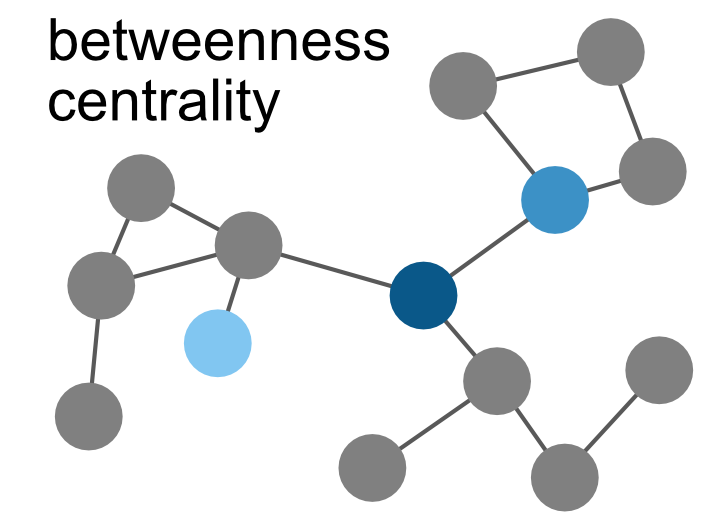
#> input picture Images/BC.png, 720 x 529 px, given in place of mea-nap-logo.png, which was not available
$ python make_meastim_logo.py
#> lines starting #> are read from the running program, lines starting #| are printed output that depends on the picture; after the words box and inside, x2 and y2 are one past the last pixel; in counts of white or black regions, pixels touching at a corner belong together
"""Make the MEA-Stim logo from the MEA-NAP logo's own artwork.

The neurons and the letters M, E and A are lifted from ``mea-nap-logo.png``; the
rest (bolt, sparks, network S, T, I) is drawn here. Coordinates are that logo's
pixels. Not part of the build: run it by hand after changing something here, and
commit the PNG it writes.
"""

import math
from pathlib import Path

import numpy as np
from PIL import Image, ImageDraw

ASSETS = Path(__file__).resolve().parents[1] / "src" / "meanap" / "gui" / "assets"
SOURCE = ASSETS / "mea-nap-logo.png"
OUT = ASSETS / "meastim-logo.png"

BLUE = (23, 135, 214, 255)
GREEN = (126, 160, 14, 255)
YELLOW = (253, 181, 1, 255)
GREY = (166, 166, 166, 255)

WIDTH, HEIGHT = 1038, 675
SUPERSAMPLE = 4

#: Horizontal extent of the wordmark, which the neurons are centred over.
WORDMARK_X = (34, 1003)
#: Left edge, right edge and destination x of each letter reused from the source.
LETTERS = [(30, 180, 30), (214, 292, 214), (313, 444, 313), (30, 180, 860)]
HYPHEN = (467, 543, 530, 560)
#: Same stroke (20) and cap height (466-593) as the source's letters.
T_BAR = (706, 466, 798, 485)
T_STEM = (742, 466, 762, 593)
I_STEM = (822, 466, 842, 593)

#: The S: top right, top left, middle left, middle right, bottom right, bottom left.
S = [(667, 463), (550, 463), (537, 527), (654, 527), (641, 590), (524, 590)]
#: The yellow network behind it, and which of its nodes join which, or join the S.
NODES = {"a": (496, 432), "b": (583, 436), "c": (481, 476), "d": (606, 495),
         "f": (512, 549), "g": (686, 552), "h": (596, 558), "i": (486, 618),
         "j": (641, 636), "k": (574, 636)}
EDGES = ["ab", "ac", "cf", "fi", "bd", "ik", "hk", "hj", "dg"]
EDGES_TO_S = [("b", 0), ("c", 1), ("d", 0), ("d", 2), ("g", 0), ("h", 3),
              ("h", 5), ("f", 2), ("i", 5), ("k", 5), ("j", 4)]

#: The bolt's outline in a unit box, with the tip that strikes the neuron at index 3.
BOLT = [(.58, 0), (.08, .56), (.44, .56), (.28, 1), (.92, .36), (.54, .36), (.84, 0)]
BOLT_TIP, BOLT_ANGLE, BOLT_SIZE = (892, 126), -68, (92, 178)
SPARKS = [(968, 92, 992, 76), (983, 128, 1012, 124),
          (957, 206, 972, 228), (872, 205, 858, 226)]

#: Bridges the middle neuron's process where the removed dark neuron's hand covered it.
BRIDGE = [(1236, 347), (1255, 347), (1274, 339), (1280, 351), (1262, 356), (1238, 361)]


class Layer:
    """A transparent layer drawn supersampled, so its edges come out antialiased."""

    def __init__(self, width: int = WIDTH) -> None:
        self.size = (width, HEIGHT)
        self.im = Image.new("RGBA", (width * SUPERSAMPLE, HEIGHT * SUPERSAMPLE), (0, 0, 0, 0))
        self.draw = ImageDraw.Draw(self.im)

    @staticmethod
    def _scaled(points):
        return [(x * SUPERSAMPLE, y * SUPERSAMPLE) for x, y in points]

    def line(self, a, b, width, colour):
        self.draw.line(self._scaled([a, b]), fill=colour, width=int(width * SUPERSAMPLE))

    def dot(self, centre, radius, colour):
        x, y = self._scaled([centre])[0]
        r = radius * SUPERSAMPLE
        self.draw.ellipse((x - r, y - r, x + r, y + r), fill=colour)

    def polygon(self, points, colour):
        self.draw.polygon(self._scaled(points), fill=colour)

    def rect(self, box, colour):
        x0, y0, x1, y1 = box
        self.draw.rectangle((*self._scaled([(x0, y0)])[0], *self._scaled([(x1, y1)])[0]),
                            fill=colour)

    def image(self) -> Image.Image:
        return self.im.resize(self.size, Image.BOX)


def split_source():
    """The source logo as three-neuron artwork, and a function that cuts out a letter."""
    src = np.asarray(Image.open(SOURCE).convert("RGBA")).astype(int)
    r, g, b, alpha = (src[..., i] for i in range(4))
    yy, xx = np.mgrid[:src.shape[0], :src.shape[1]]

    def masked(mask):
        out = src.copy()
        out[~mask, 3] = 0
        return Image.fromarray(out.astype("uint8"))

    network = (r - b > 60) | (g - b > 60)
    blue = b - r > 60
    light_grey = (abs(r - g) < 6) & (abs(g - b) < 6) & (r >= 155)
    faces = (r < 40) & (g < 40) & (b < 40) & (yy < 300) & (xx < 1200)
    neurons = masked((light_grey | faces | (blue & (yy <= 440)))
                     & (alpha > 0) & ~network & (yy < 445))

    letters = blue & (yy > 440) & (xx < 930)

    def letter(x0, x1):
        return masked(letters & (xx >= x0) & (xx < x1)).crop((x0, 440, x1, 620))

    return neurons, letter


def bolt_outline(tip):
    w, h = BOLT_SIZE
    tip_u, tip_v = BOLT[3]
    a = math.radians(BOLT_ANGLE)
    points = []
    for u, v in BOLT:
        x, y = (u - tip_u) * w, (v - tip_v) * h
        points.append((tip[0] + x * math.cos(a) - y * math.sin(a),
                       tip[1] + x * math.sin(a) + y * math.cos(a)))
    return points


def wordmark_art() -> Image.Image:
    art = Layer()
    art.rect(HYPHEN, BLUE)
    for a, b in EDGES:
        art.line(NODES[a], NODES[b], 4.5, YELLOW)
    for node, s_index in EDGES_TO_S:
        art.line(NODES[node], S[s_index], 4.5, YELLOW)
    for centre in NODES.values():
        art.dot(centre, 10.5, YELLOW)
    for a, b in zip(S, S[1:]):
        art.line(a, b, 15, GREEN)
    for centre in S:
        art.dot(centre, 16.5, GREEN)
    for box in (T_BAR, T_STEM, I_STEM):
        art.rect(box, BLUE)
    return art.image()


def make_logo() -> Image.Image:
    neurons, letter = split_source()
#> in split_source, `r, g, b, alpha = (src[..., i] for i in range(4))`:
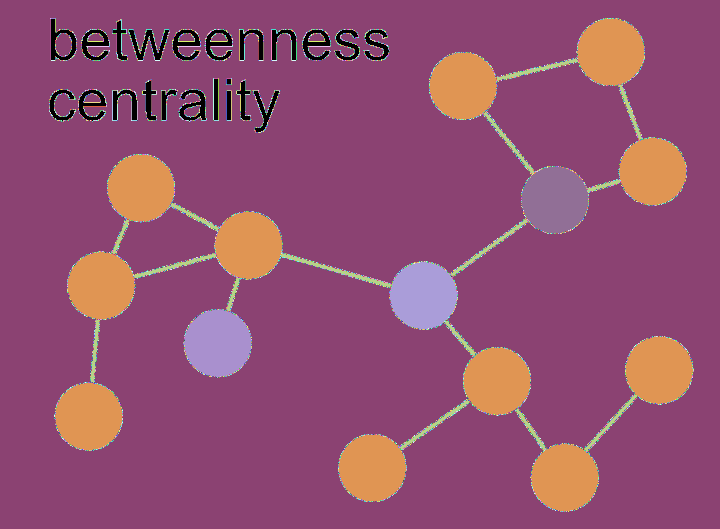
#> r: shape (529, 720) int64; 256 distinct labels, from 0 to 255; one colour per label, 0 black
#> in split_source, `r, g, b, alpha = (src[..., i] for i in range(4))`:
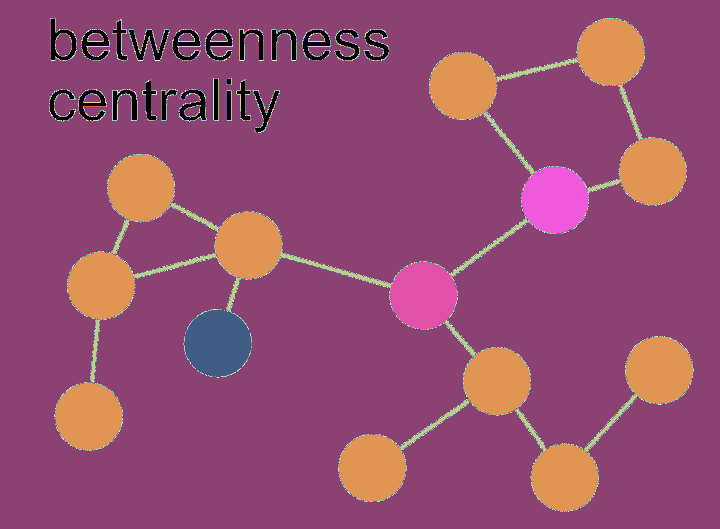
#> g: shape (529, 720) int64; 256 distinct labels, from 0 to 255; one colour per label, 0 black
#> in split_source, `r, g, b, alpha = (src[..., i] for i in range(4))`:
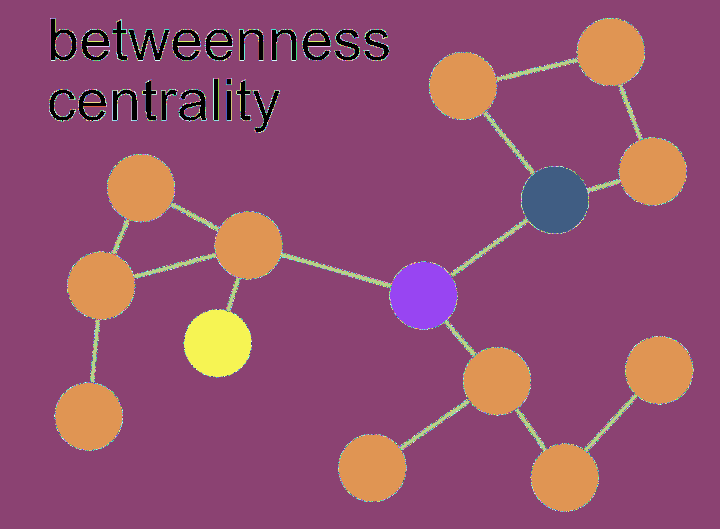
#> b: shape (529, 720) int64; 256 distinct labels, from 0 to 255; one colour per label, 0 black
#> in split_source, `r, g, b, alpha = (src[..., i] for i in range(4))`: alpha: shape (529, 720) int64; every value is 255
#> in split_source, `network = (r - b > 60) | (g - b > 60)`: network: shape (529, 720) bool; every value is 0
#> in split_source, `blue = b - r > 60`:
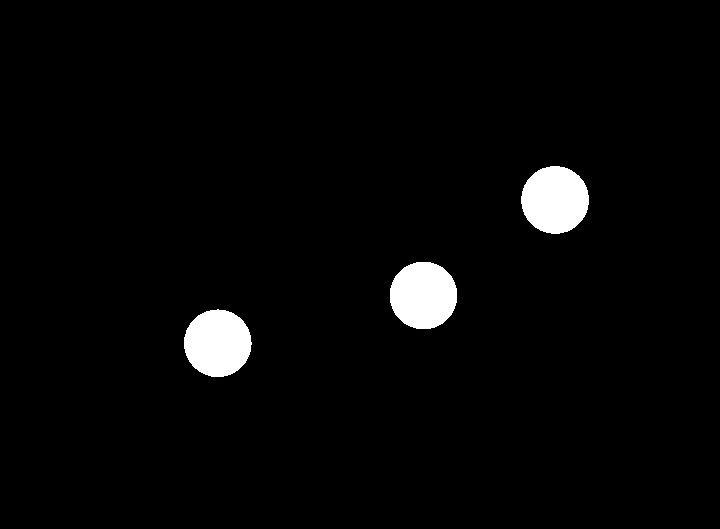
#> blue: shape (529, 720) bool; 2.8% white; 3 white regions, box (x1, y1, x2, y2) and area: (521, 166, 589, 234) 3605, (390, 262, 457, 329) 3586, (184, 309, 252, 377) 3583
#> in split_source, `light_grey = (abs(r - g) < 6) & (abs(g - b) < 6) & (r >= 155)`:
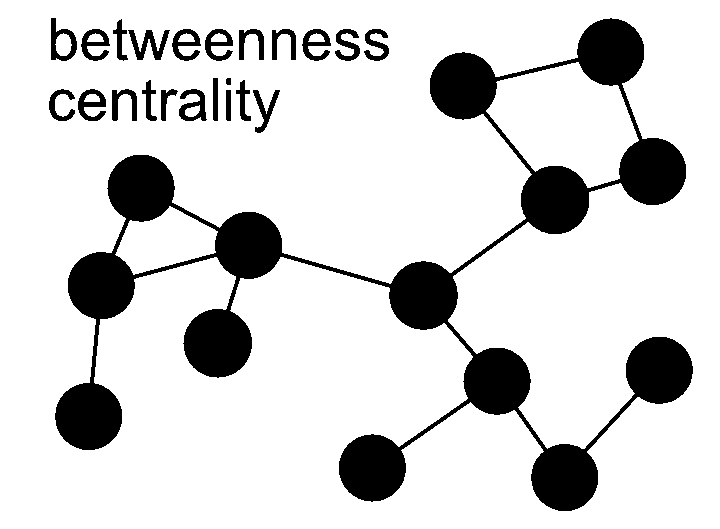
#> light_grey: shape (529, 720) bool; 83.8% white; 23 black regions, largest, box (x1, y1, x2, y2) and area: (55, 18, 693, 511) 53936, (128, 30, 170, 60) 547, (51, 18, 77, 61) 491
#> in split_source, `faces = (r < 40) & (g < 40) & (b < 40) & (yy < 300) & (xx < 1200)`: faces: shape (529, 720) bool; 1.7% white; 22 white regions, largest, box (x1, y1, x2, y2) and area: (129, 30, 169, 60) 459, (51, 19, 77, 60) 398, (205, 29, 233, 60) 390
#> in masked, `out[~mask, 3] = 0`:
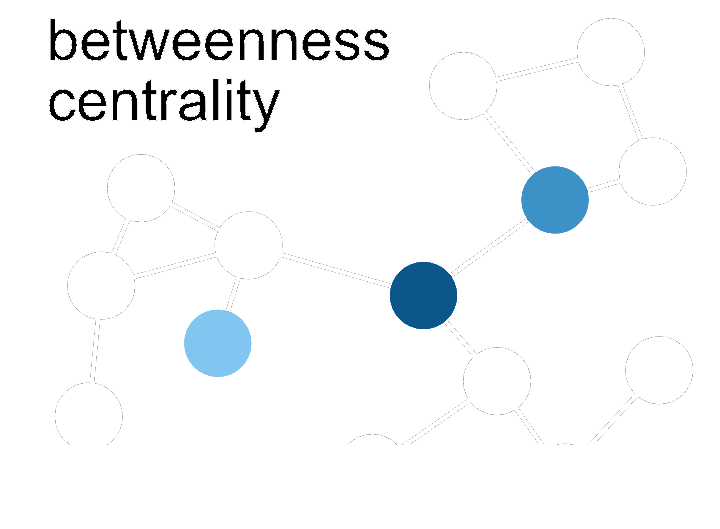
#> out: shape (529, 720, 4) int64; mean R, G, B, A 229.6, 231.8, 233.1, 189.4; transparent parts drawn white

    bridge = Layer(neurons.width)
#> in __init__, `self.im = Image.new("RGBA", (width * SUPERSAMPLE, HEIGHT * SUPERSAMPLE..`: self.im: PIL image 2880x2700 RGBA; every value is 0
    bridge.polygon(BRIDGE, GREY)
    neurons.alpha_composite(bridge.image())
#> in image, `return self.im.resize(self.size, Image.BOX)`: returned value: PIL image 720x675 RGBA; every value is 0

    x0, _, x1, _ = neurons.getbbox()
#> x0 = 0; x1 = 720
    shift = (x0 + x1) // 2 - sum(WORDMARK_X) // 2
#> shift = -158

    logo = Image.new("RGBA", (WIDTH, HEIGHT), (0, 0, 0, 0))
#> logo: PIL image 1038x675 RGBA; every value is 0
    logo.alpha_composite(wordmark_art())
#> in __init__ (call 2), `self.im = Image.new("RGBA", (width * SUPERSAMPLE, HEIGHT * SUPERSAMPLE..`: self.im: PIL image 4152x2700 RGBA; every value is 0
    for x0, x1, x in LETTERS:
        logo.alpha_composite(letter(x0, x1), (x, 440))

    # The bolt goes behind the neurons, so it stops at the cell body's edge.
    strike = Layer()
    strike.polygon(bolt_outline((BOLT_TIP[0] - shift, BOLT_TIP[1])), YELLOW)
    for xa, ya, xb, yb in SPARKS:
        strike.line((xa - shift, ya), (xb - shift, yb), 8, YELLOW)
    logo.alpha_composite(strike.image())

    logo.alpha_composite(neurons.crop((shift, 0, shift + WIDTH, HEIGHT)))
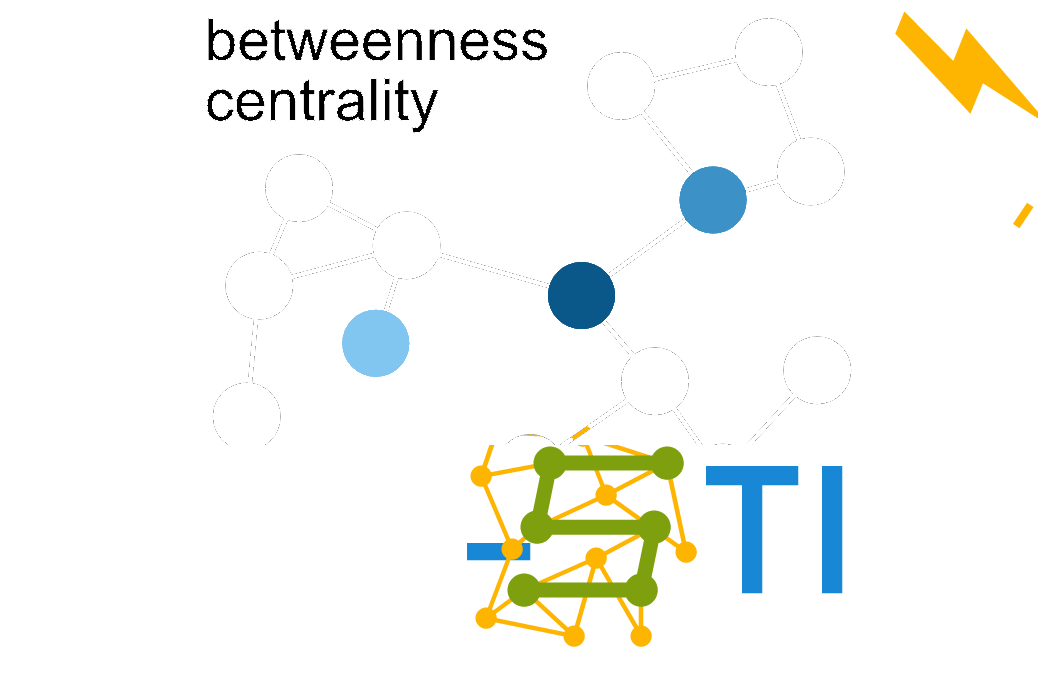
#> logo: PIL image 1038x675 RGBA; mean R, G, B, A 104.1, 105.7, 101.9, 113.4; transparent parts drawn white
    return logo


if __name__ == "__main__":
    make_logo().save(OUT)
    print(f"logo -> {OUT}")

$ run again, on Images/CC.png
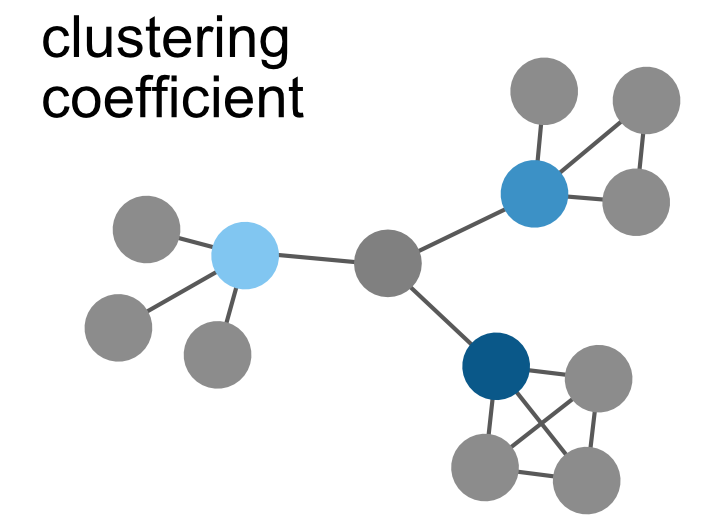
#> input picture Images/CC.png, 708 x 520 px, given in place of mea-nap-logo.png, which was not available
#> r: shape (520, 708) int64; 256 distinct labels, from 0 to 255
#> g: shape (520, 708) int64; 256 distinct labels, from 0 to 255
#> b: shape (520, 708) int64; 256 distinct labels, from 0 to 255
#> alpha: shape (520, 708) int64; every value is 255
#> network: shape (520, 708) bool; every value is 0
#> in split_source, `blue = b - r > 60`:
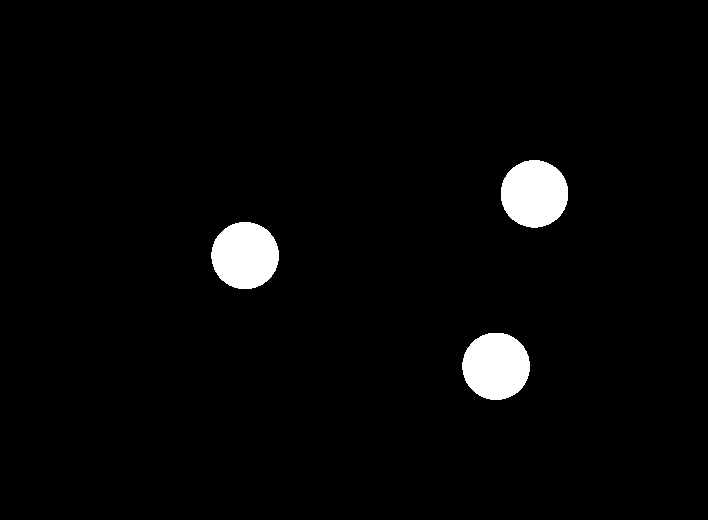
#> blue: shape (520, 708) bool; 2.9% white; 3 white regions, box (x1, y1, x2, y2) and area: (501, 160, 568, 228) 3595, (462, 333, 530, 400) 3590, (211, 222, 279, 289) 3576
#> light_grey: shape (520, 708) bool; 84.6% white; 25 black regions, largest, box (x1, y1, x2, y2) and area: (85, 58, 680, 514) 49621, (260, 26, 287, 69) 566, (105, 86, 133, 118) 474
#> faces: shape (520, 708) bool; 1.6% white; 24 white regions, largest, box (x1, y1, x2, y2) and area: (261, 26, 287, 69) 492, (164, 26, 191, 57) 386, (105, 87, 132, 118) 369
#> self.im: PIL image 2832x2700 RGBA; every value is 0
#> x0 = 0; x1 = 708
#> shift = -164
#> self.im: PIL image 4152x2700 RGBA; every value is 0
#> in make_logo, `logo.alpha_composite(neurons.crop((shift, 0, shift + WIDTH, HEIGHT)))`:
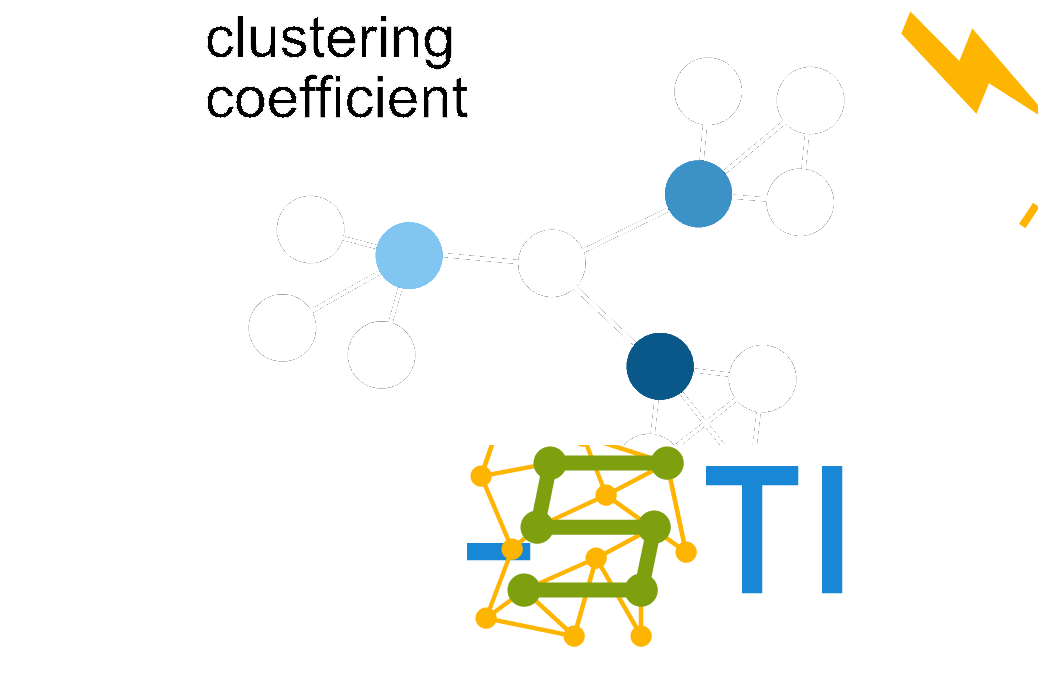
#> logo: PIL image 1038x675 RGBA; mean R, G, B, A 103.9, 105.6, 101.8, 112.9; transparent parts drawn white
